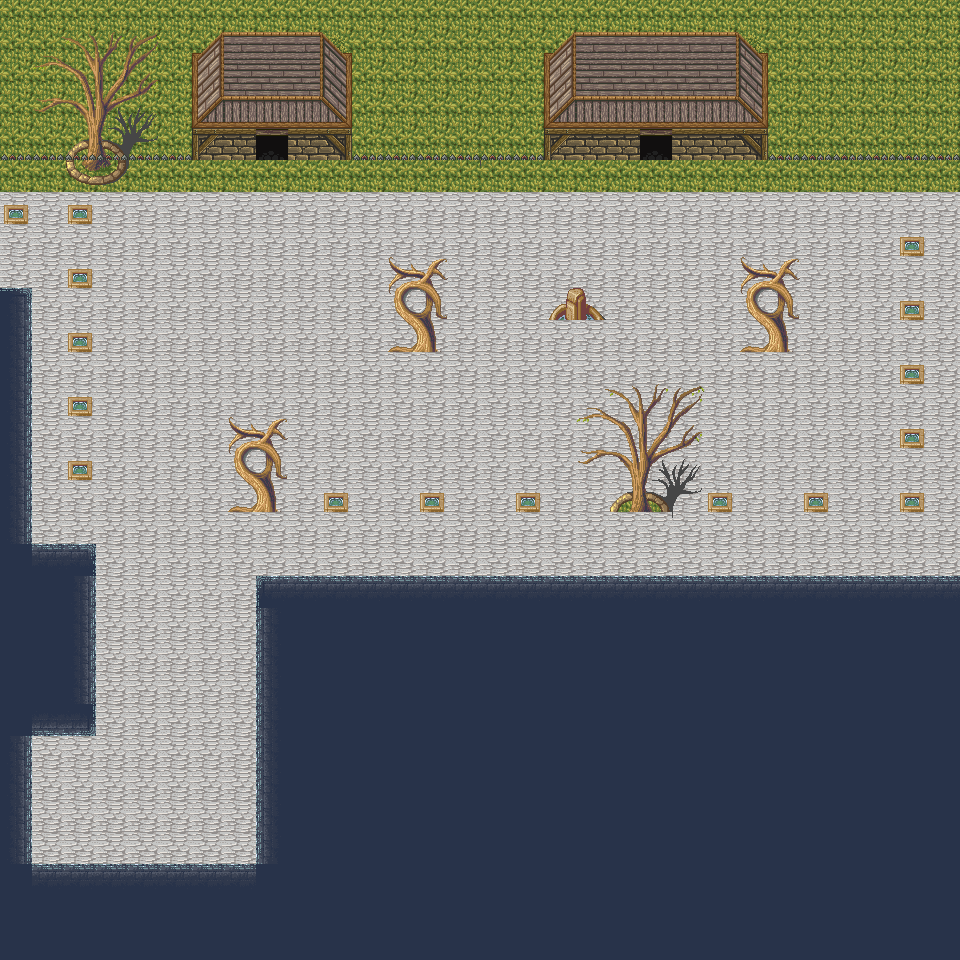

Tiled map render using the project's own tile images. Description and the map definition, with tile-layer contents summarised, below:
An orthogonal 30x30 tile map with 32x32 px tiles, 3 tile layers (terrain, treesAndObjects, roofsAndFences), 1 hidden layer not drawn, 3 tilesets and 6 objects.

<map version="1.0" orientation="orthogonal" renderorder="right-down" width="30" height="30" tilewidth="32" tileheight="32" nextobjectid="16">
 <tileset firstgid="1" name="town02" tilewidth="32" tileheight="32" tilecount="872" columns="8">
  <image source="town02.png" width="256" height="3507" />
  <tile id="120">
   <properties>
    <property name="blockable" type="bool" value="true" />
   </properties>
  </tile>
  <tile id="121">
   <properties>
    <property name="blockable" type="bool" value="true" />
   </properties>
  </tile>
  <tile id="122">
   <properties>
    <property name="blockable" type="bool" value="true" />
   </properties>
  </tile>
  <tile id="123">
   <properties>
    <property name="blockable" type="bool" value="true" />
   </properties>
  </tile>
  <tile id="124">
   <properties>
    <property name="blockable" type="bool" value="true" />
   </properties>
  </tile>
  <tile id="125">
   <properties>
    <property name="blockable" type="bool" value="true" />
   </properties>
  </tile>
  <tile id="126">
   <properties>
    <property name="blockable" type="bool" value="true" />
   </properties>
  </tile>
  <tile id="127">
   <properties>
    <property name="blockable" type="bool" value="true" />
   </properties>
  </tile>
  <tile id="128">
   <properties>
    <property name="blockable" type="bool" value="true" />
   </properties>
  </tile>
  <tile id="129">
   <properties>
    <property name="blockable" type="bool" value="true" />
   </properties>
  </tile>
  <tile id="130">
   <properties>
    <property name="blockable" type="bool" value="true" />
   </properties>
  </tile>
  <tile id="131">
   <properties>
    <property name="blockable" type="bool" value="true" />
   </properties>
  </tile>
  <tile id="132">
   <properties>
    <property name="blockable" type="bool" value="true" />
   </properties>
  </tile>
  <tile id="133">
   <properties>
    <property name="blockable" type="bool" value="true" />
   </properties>
  </tile>
  <tile id="134">
   <properties>
    <property name="blockable" type="bool" value="true" />
   </properties>
  </tile>
  <tile id="135">
   <properties>
    <property name="blockable" type="bool" value="true" />
   </properties>
  </tile>
  <tile id="138">
   <properties>
    <property name="blockable" type="bool" value="true" />
   </properties>
  </tile>
  <tile id="140">
   <properties>
    <property name="blockable" type="bool" value="true" />
   </properties>
  </tile>
  <tile id="141">
   <properties>
    <property name="blockable" type="bool" value="true" />
   </properties>
  </tile>
  <tile id="142">
   <properties>
    <property name="blockable" type="bool" value="true" />
   </properties>
  </tile>
  <tile id="143">
   <properties>
    <property name="blockable" type="bool" value="true" />
   </properties>
  </tile>
  <tile id="146">
   <properties>
    <property name="blockable" type="bool" value="true" />
   </properties>
  </tile>
  <tile id="148">
   <properties>
    <property name="blockable" type="bool" value="true" />
   </properties>
  </tile>
  <tile id="149">
   <properties>
    <property name="blockable" type="bool" value="true" />
   </properties>
  </tile>
  <tile id="150">
   <properties>
    <property name="blockable" type="bool" value="true" />
   </properties>
  </tile>
 </tileset>
 <tileset firstgid="873" name="magecity" tilewidth="32" tileheight="32" tilecount="360" columns="8">
  <image source="magecity.png" width="256" height="1450" />
  <tile id="0">
   <properties>
    <property name="blockable" type="bool" value="true" />
   </properties>
  </tile>
  <tile id="22">
   <objectgroup draworder="index">
    <object id="1" x="32" y="0">
     <polyline points="0,0 -0.181818,31.6364 -27.2727,31.4545 -15.2727,16.5455 -9.81818,15.6364 -8,1.45455 0.363636,0.181818" />
    </object>
   </objectgroup>
  </tile>
  <tile id="23">
   <objectgroup draworder="index">
    <object id="2" x="5.125" y="0.625">
     <properties>
      <property name="blockable" type="bool" value="true" />
     </properties>
     <polyline points="0,0 4.875,15 26.875,31.1932 -5.125,31.0114 -5.125,-0.443182 0.147727,-0.443182" />
    </object>
   </objectgroup>
  </tile>
  <tile id="30">
   <properties>
    <property name="blockable" type="bool" value="true" />
   </properties>
   <objectgroup draworder="index">
    <!-- 4 objects omitted --></objectgroup>
  </tile>
  <tile id="31">
   <properties>
    <property name="blockable" type="bool" value="true" />
   </properties>
   <objectgroup draworder="index">
    <!-- 3 objects omitted --></objectgroup>
  </tile>
  <tile id="72">
   <properties>
    <property name="blockable" type="bool" value="true" />
   </properties>
  </tile>
  <tile id="73">
   <properties>
    <property name="blockable" type="bool" value="true" />
   </properties>
  </tile>
  <tile id="74">
   <properties>
    <property name="blockable" type="bool" value="true" />
   </properties>
  </tile>
  <tile id="75">
   <properties>
    <property name="blockable" type="bool" value="true" />
   </properties>
  </tile>
  <tile id="76">
   <properties>
    <property name="blockable" type="bool" value="true" />
   </properties>
  </tile>
  <tile id="80">
   <properties>
    <property name="blockable" type="bool" value="true" />
   </properties>
  </tile>
  <tile id="81">
   <properties>
    <property name="blockable" type="bool" value="true" />
   </properties>
  </tile>
  <tile id="82">
   <properties>
    <property name="blockable" type="bool" value="true" />
   </properties>
  </tile>
  <tile id="83">
   <properties>
    <property name="blockable" type="bool" value="true" />
   </properties>
  </tile>
  <tile id="84">
   <properties>
    <property name="blockable" type="bool" value="true" />
   </properties>
  </tile>
  <tile id="88">
   <properties>
    <property name="blockable" type="bool" value="true" />
   </properties>
  </tile>
  <tile id="89">
   <properties>
    <property name="blockable" type="bool" value="true" />
   </properties>
  </tile>
  <tile id="90">
   <properties>
    <property name="blockable" type="bool" value="true" />
   </properties>
  </tile>
  <tile id="128">
   <properties>
    <property name="blockable" type="bool" value="true" />
   </properties>
  </tile>
  <tile id="129">
   <properties>
    <property name="blockable" type="bool" value="true" />
   </properties>
  </tile>
  <tile id="146">
   <properties>
    <property name="blockable" type="bool" value="true" />
   </properties>
  </tile>
  <tile id="147">
   <properties>
    <property name="blockable" type="bool" value="true" />
   </properties>
  </tile>
  <tile id="322">
   <properties>
    <property name="blockable" type="bool" value="true" />
   </properties>
  </tile>
  <tile id="323">
   <properties>
    <property name="blockable" type="bool" value="true" />
   </properties>
  </tile>
 </tileset>
 <tileset firstgid="1233" name="king" tilewidth="32" tileheight="32" tilecount="24" columns="3">
  <image source="king.png" width="96" height="256" />
 </tileset>
 <layer name="terrain" width="30" height="30">
  <data>[900 cells, 900 non-empty, 7 distinct tile ids]</data>
 </layer>
 <objectgroup name="objects" visible="0">
  <!-- 2 objects omitted --></objectgroup>
 <layer name="collisionLayer" width="30" height="30" visible="0">
  <properties>
   <property name="collision" type="bool" value="true" />
  </properties>
  <data>[900 cells, 136 non-empty, 25 distinct tile ids]</data>
 </layer>
 <layer name="treesAndObjects" width="30" height="30">
  <data>[900 cells, 78 non-empty, 29 distinct tile ids]</data>
 </layer>
 <layer name="roofsAndFences" width="30" height="30">
  <data>[900 cells, 66 non-empty, 14 distinct tile ids]</data>
 </layer>
</map>
<!-- 4 of 6 objects omitted -->
